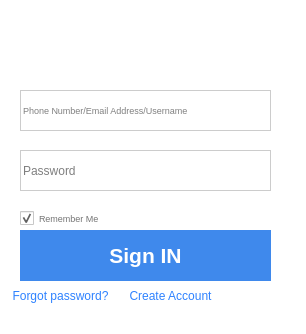
<?xml version="1.0" encoding="UTF-8"?>
<ui version="4.0">
 <class>LoginSqlite</class>
 <widget class="QWidget" name="LoginSqlite">
  <property name="geometry">
   <rect>
    <x>0</x>
    <y>0</y>
    <width>306</width>
    <height>334</height>
   </rect>
  </property>
  <property name="windowTitle">
   <string>LoginSqlite</string>
  </property>
  <property name="styleSheet">
   <string notr="true">QWidget{
background-color: rgb(255, 255, 255);
}

QLineEdit{
	border:1px solid#cccccc;

}

QPushButton#SignIN{
	border:1px solid#3f89ec;
	background-color: rgb(63, 137, 236);
	color: rgb(255, 255, 255);
}

QPushButton#SignIN:hover{
	border:1px solid#3f89ec;
	background-color: rgb(63, 100, 236);
	color: rgb(255, 255, 255);
}



QPushButton#ResetPassword{
color: rgb(46, 130, 255);
}


QPushButton#SignUp{
color: rgb(46, 130, 255);
}


QPushButton#ResetPassword:hover{
color: rgb(46, 100, 200);
}


QPushButton#SignUp:hover{
color: rgb(46, 100, 200);
}

QCheckBox{
color: rgb(117, 117, 117);
}</string>
  </property>
  <widget class="QLineEdit" name="Username">
   <property name="geometry">
    <rect>
     <x>20</x>
     <y>90</y>
     <width>251</width>
     <height>41</height>
    </rect>
   </property>
   <property name="font">
    <font>
     <pointsize>7</pointsize>
    </font>
   </property>
   <property name="placeholderText">
    <string>Phone Number/Email Address/Username</string>
   </property>
  </widget>
  <widget class="QLineEdit" name="Password">
   <property name="geometry">
    <rect>
     <x>20</x>
     <y>150</y>
     <width>251</width>
     <height>41</height>
    </rect>
   </property>
   <property name="echoMode">
    <enum>QLineEdit::Password</enum>
   </property>
   <property name="placeholderText">
    <string>Password</string>
   </property>
  </widget>
  <widget class="QPushButton" name="SignIN">
   <property name="geometry">
    <rect>
     <x>20</x>
     <y>230</y>
     <width>251</width>
     <height>51</height>
    </rect>
   </property>
   <property name="font">
    <font>
     <pointsize>16</pointsize>
     <weight>75</weight>
     <bold>true</bold>
    </font>
   </property>
   <property name="text">
    <string>Sign IN</string>
   </property>
  </widget>
  <widget class="QPushButton" name="ResetPassword">
   <property name="geometry">
    <rect>
     <x>0</x>
     <y>280</y>
     <width>121</width>
     <height>31</height>
    </rect>
   </property>
   <property name="text">
    <string>Forgot password?</string>
   </property>
   <property name="flat">
    <bool>true</bool>
   </property>
  </widget>
  <widget class="QCheckBox" name="RememberMe">
   <property name="geometry">
    <rect>
     <x>20</x>
     <y>210</y>
     <width>111</width>
     <height>16</height>
    </rect>
   </property>
   <property name="font">
    <font>
     <pointsize>7</pointsize>
    </font>
   </property>
   <property name="text">
    <string>Remember Me</string>
   </property>
   <property name="checked">
    <bool>true</bool>
   </property>
  </widget>
  <widget class="QPushButton" name="SignUp">
   <property name="geometry">
    <rect>
     <x>120</x>
     <y>280</y>
     <width>101</width>
     <height>31</height>
    </rect>
   </property>
   <property name="text">
    <string>Create Account</string>
   </property>
   <property name="flat">
    <bool>true</bool>
   </property>
  </widget>
  <widget class="QLabel" name="Icon">
   <property name="geometry">
    <rect>
     <x>100</x>
     <y>30</y>
     <width>91</width>
     <height>31</height>
    </rect>
   </property>
   <property name="styleSheet">
    <string notr="true">border-image: url(:/logo.png);</string>
   </property>
   <property name="text">
    <string/>
   </property>
  </widget>
 </widget>
 <layoutdefault spacing="6" margin="11"/>
 <resources/>
 <connections/>
</ui>
